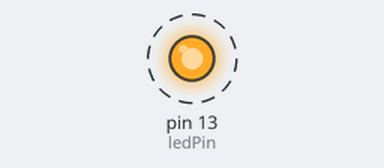
Recording of a sketch running on a simulated Arduino Uno, built with avr-gcc and run on an emulated ATmega328P. Shown: output pins drawn as LEDs (lit = HIGH). Dashed ring = blinking. What the sketch prints to the serial monitor is not drawn.

Above: at 0.05 s.
Timing chart, 0 to 3.0 s (numbered marks = the images above):
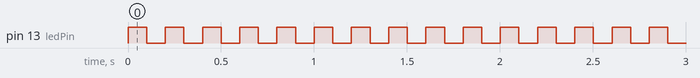

Measured:
- by itself, pin 13 (ledPin): alternates HIGH for 0.10 s and LOW for 0.10 s

The sketch:

LAB7.ino
```cpp
const int ledPin=13;
void setup() {
  // put your setup code here, to run once:
  Serial.begin(9600);
  pinMode(ledPin, OUTPUT);
}


void loop(){

  static int delayPeriod=100;

  static int countDir=1;


  digitalWrite(ledPin, HIGH);
  delay(delayPeriod);
  digitalWrite(ledPin, LOW);
  delay(delayPeriod);

  countDir=checkDirChange(delayPeriod,countDir);

  delayPeriod+=100*countDir;
  Serial.println(delayPeriod);
}
int checkDirChange(int delayPeriod,int countDir){
  if((delayPeriod==1000)||(delayPeriod==0)){
  countDir*=-1;
  }
}
```
